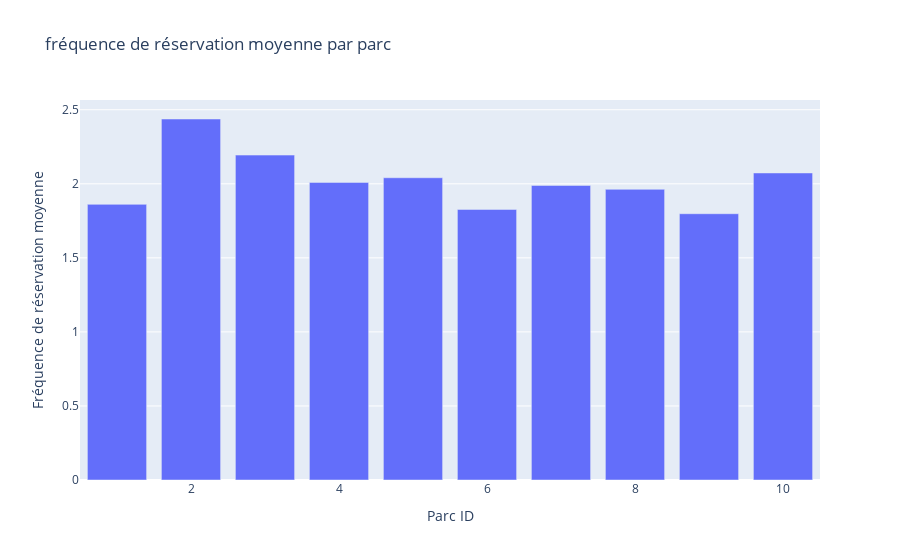

Notebook cell for this chart:
### Markdown cell above
#### 2 - Data visualisation

### Code cell
import pandas as pd
import numpy as np
import plotly.express as px
import plotly.graph_objects as go

# définir une graine aléatoire pour la reproductibilité
np.random.seed(0)

# créer un DataFrame avec 1000 lignes
df = pd.DataFrame({
    'client_id': np.random.choice(range(1, 501), 1000),
    'parc_id': np.random.choice(range(1, 11), 1000),
    'temps_reservation': np.random.normal(loc=30, scale=10, size=1000),
    'frequence_reservation': np.random.poisson(lam=2, size=1000)
})

# s'assurer que temps_reservation est positif
df['temps_reservation'] = df['temps_reservation'].abs()

# arrondir temps_reservation au jour le plus proche
df['temps_reservation'] = df['temps_reservation'].round()

# fréquence de réservation moyenne par parc
fig = px.bar(df.groupby('parc_id')['frequence_reservation'].mean().reset_index(),
             x='parc_id', y='frequence_reservation',
             title='fréquence de réservation moyenne par parc')
fig.update_layout(xaxis_title='Parc ID', yaxis_title='Fréquence de réservation moyenne')
fig.show()

### Figure 1 — Plotly figure (JSON) as saved in the notebook; plotly's stock layout.template omitted (floating-point values rounded to 4 significant figures)
{"data": [{"alignmentgroup": "True", "hovertemplate": "parc_id=%{x}<br>frequence_reservation=%{y}<extra></extra>", "legendgroup": "", "marker": {"color": "#636efa", "pattern": {"shape": ""}}, "name": "", "offsetgroup": "", "orientation": "v", "showlegend": false, "textposition": "auto", "type": "bar", "x": [1, 2, 3, 4, 5, 6, 7, 8, 9, 10], "xaxis": "x", "y": [1.861, 2.438, 2.194, 2.009, 2.041, 1.827, 1.989, 1.963, 1.798, 2.073], "yaxis": "y"}], "layout": {"autosize": true, "barmode": "relative", "legend": {"tracegroupgap": 0}, "title": {"text": "fréquence de réservation moyenne par parc"}, "xaxis": {"anchor": "y", "autorange": true, "domain": [0, 1], "range": [0.5, 10.5], "title": {"text": "Parc ID"}, "type": "linear"}, "yaxis": {"anchor": "x", "autorange": true, "domain": [0, 1], "range": [0, 2.566], "title": {"text": "Fréquence de réservation moyenne"}, "type": "linear"}}}
